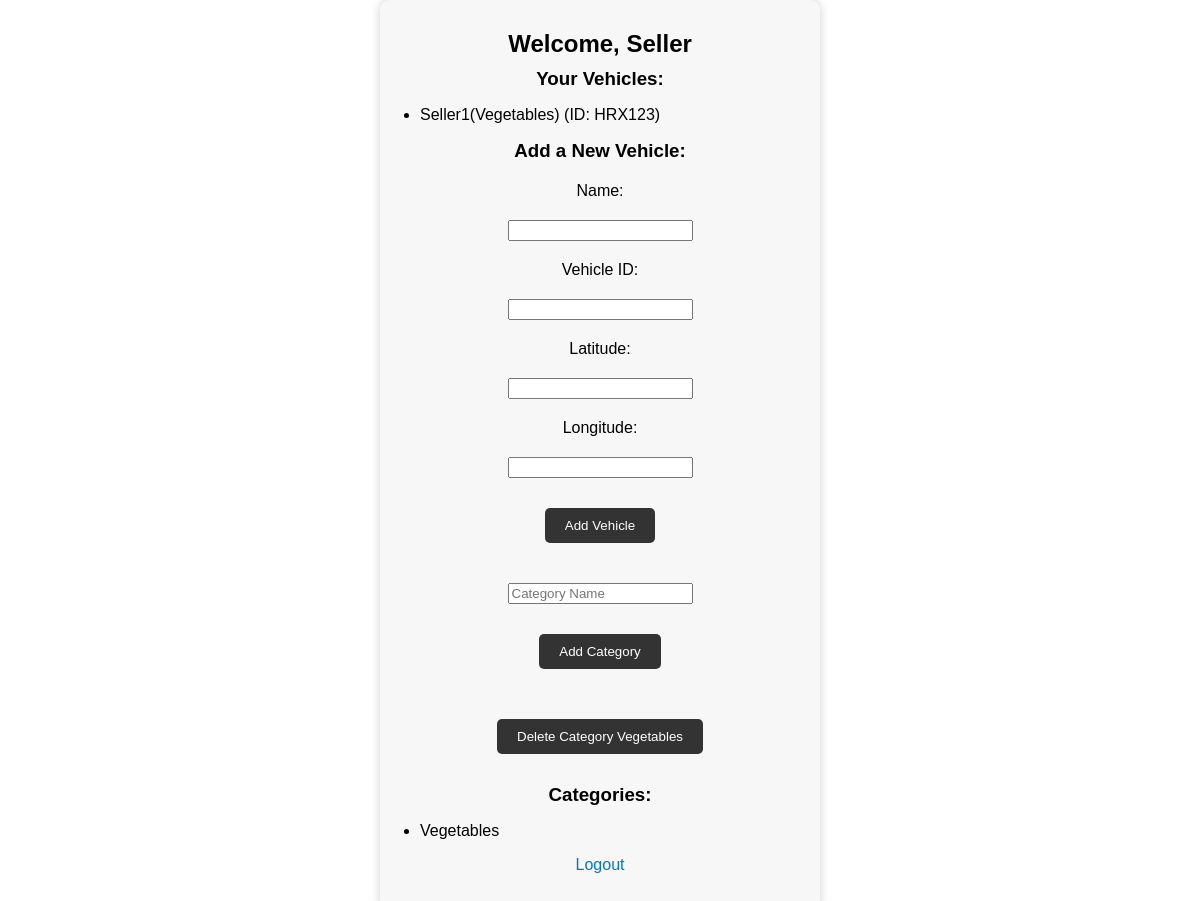
Screenshot of /seller_dashboard/2 with the database file from the repository.
### app.py (models this page shows)
class Vehicle(db.Model):
    id = db.Column(db.Integer, primary_key=True)
    name = db.Column(db.String(80))
    vehicle_id = db.Column(db.String(20))
    latitude = db.Column(db.Float)
    longitude = db.Column(db.Float)
    seller_id = db.Column(db.Integer, db.ForeignKey('seller.id'))

class Category(db.Model):
    id = db.Column(db.Integer, primary_key=True)
    name = db.Column(db.String(120), nullable=False)
    seller_id = db.Column(db.Integer, nullable=False)

### app.py (the view, shortened to what this page needs)
@app.route('/seller_dashboard/<int:seller_id>', methods=['GET', 'POST'])
def seller_dashboard(seller_id):
    seller = Seller.query.get(seller_id)
    if seller:
        vehicles = Vehicle.query.filter_by(seller_id=seller_id).all()
        categories = Category.query.filter_by(seller_id=seller_id).all()
        return render_template('seller_dashboard.html', seller=seller, vehicles=vehicles, categories=categories)
    else:
        return "Seller not found"

### templates/seller_dashboard.html (shortened to what this page needs)
<!DOCTYPE html>
<html>
<head>
</head>
<body>
    <div class="container">
        <h2>Welcome, Seller</h2>
        <h3>Your Vehicles:</h3>
        <ul>
            {% for vehicle in vehicles %}
            <li>{{ vehicle.name }} (ID: {{ vehicle.vehicle_id }})</li>
            {% endfor %}
        </ul>
        <h3>Add a New Vehicle:</h3>
        <form method="POST" action="/seller_dashboard/{{ seller.id }}">
            <label for="name">Name:</label>
            <input type="text" id="name" name="name" required>
            <label for="vehicle_id">Vehicle ID:</label>
            <input type="text" id="vehicle_id" name="vehicle_id" required>
            <label for="latitude">Latitude:</label>
            <input type="text" id="latitude" name="latitude" required>
            <label for="longitude">Longitude:</label>
            <input type="text" id="longitude" name="longitude" required>
            <button type="submit">Add Vehicle</button>
        </form>
        <form action="{{ url_for('add_category') }}" method="POST">
            <input type="text" name="name" placeholder="Category Name" required>
            <button type="submit">Add Category</button>
        </form>
        {% for category in categories %}
        <form method="POST" action="/delete_category/{{ category.id }}">
            <button type="submit">Delete Category {{ category.name }}</button>
        </form>
        {% endfor %}
        <h3>Categories:</h3>
        <ul>
            {% for category in categories %}
            <li>{{ category.name }}</li>
            {% endfor %}
        </ul>
        <p><a href="{{ url_for('logout') }}">Logout</a></p>
    </div>
</body>
</html>

### templates/seller_dashboard.html (style rules this page uses)
body { display: flex; flex-direction: column; align-items: center; text-align: center; margin: 0; padding: 0; font-family: Arial, sans-serif; }
.container { background-color: #f7f7f7; border-radius: 10px; padding: 20px; width: 400px; box-shadow: 0 0 10px rgba(0, 0, 0, 0.2); }
form { display: flex; flex-direction: column; align-items: center; text-align: center; margin: 10px 0; }
label, input { margin: 10px 0; }
button { margin: 20px 0; background-color: #333; color: white; border: none; padding: 10px 20px; cursor: pointer; border-radius: 5px; }
h2, h3 { margin: 10px 0; }
ul { text-align: left; padding-left: 20px; }
li { margin: 5px 0; }
a { text-decoration: none; color: #0077cc; }

### rows the page displays
Vehicle: name "Seller1(Vegetables)", vehicle_id "HRX123"
Category: name "Vegetables"
